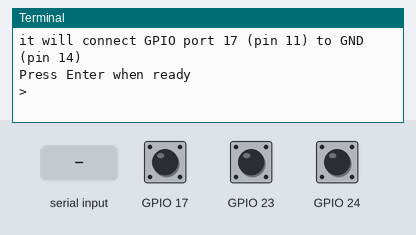
This program was run on a simulated Raspberry Pi (BCM pin numbers). On the bench: the last lines printed to the terminal. Inputs (shaded band) come from the test bench; at power-on: GPIO 17 HIGH, GPIO 24 LOW, GPIO 23 HIGH. At 4.4 s the program stops and its outputs stay as they are.

Above: at 1.2 s.
1.3 s: "1" typed at the terminal, then Enter
At 2.3 s:
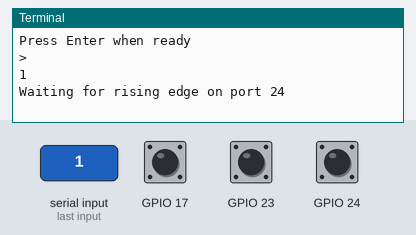
2.8 s: GPIO 17 pulled LOW for 0.15 s
At 3.4 s:
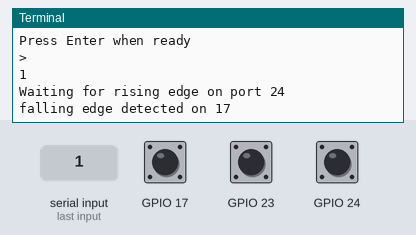
4.4 s: GPIO 24 pulled HIGH for 0.15 s
At 5.6 s:
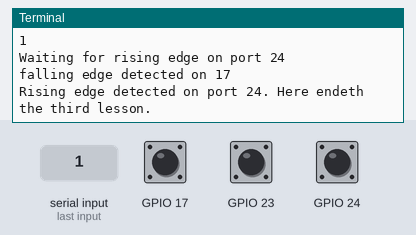

Measured:
- after the input at 1.3 s, the terminal: prints a new line at once (image 1)
- after the input at 2.8 s, the terminal: prints a new line at once (image 2)
- after the input at 4.4 s, the terminal: prints a new line at once (image 3)

The program:

usingButtonpart3.py
```python
''' http://raspi.tv/2013/how-to-use-interrupts-with-python-on-the-raspberry-pi-and-rpi-gpio-part-3 '''

#!/usr/bin/env python2.7
# script by Alex Eames http://RasPi.tv
# http://RasPi.tv/how-to-use-interrupts-with-python-on-the-raspberry-pi-and-rpi-gpio-part-3
import RPi.GPIO as GPIO
GPIO.setmode(GPIO.BCM)

# GPIO 23 & 17 set up as inputs, pulled up to avoid false detection.
# Both ports are wired to connect to GND on button press.
# So we'll be setting up falling edge detection for both
GPIO.setup(23, GPIO.IN, pull_up_down=GPIO.PUD_UP)
GPIO.setup(17, GPIO.IN, pull_up_down=GPIO.PUD_UP)

# GPIO 24 set up as an input, pulled down, connected to 3V3 on button press
GPIO.setup(24, GPIO.IN, pull_up_down=GPIO.PUD_DOWN)

# now we'll define two threaded callback functions
# these will run in another thread when our events are detected
def my_callback(channel):
    print "falling edge detected on 17"

def my_callback2(channel):
    print "falling edge detected on 23"

print "Make sure you have a button connected so that when pressed"
print "it will connect GPIO port 23 (pin 16) to GND (pin 6)\n"
print "You will also need a second button connected so that when pressed"
print "it will connect GPIO port 24 (pin 18) to 3V3 (pin 1)\n"
print "You will also need a third button connected so that when pressed"
print "it will connect GPIO port 17 (pin 11) to GND (pin 14)"
raw_input("Press Enter when ready\n>")

# when a falling edge is detected on port 17, regardless of whatever
# else is happening in the program, the function my_callback will be run
GPIO.add_event_detect(17, GPIO.FALLING, callback=my_callback, bouncetime=300)

# when a falling edge is detected on port 23, regardless of whatever
# else is happening in the program, the function my_callback2 will be run
# 'bouncetime=300' includes the bounce control written into interrupts2a.py
GPIO.add_event_detect(23, GPIO.FALLING, callback=my_callback2, bouncetime=300)

try:
    print "Waiting for rising edge on port 24"
    GPIO.wait_for_edge(24, GPIO.RISING)
    print "Rising edge detected on port 24. Here endeth the third lesson."

except KeyboardInterrupt:
    GPIO.cleanup()       # clean up GPIO on CTRL+C exit
GPIO.cleanup()           # clean up GPIO on normal exit
```
